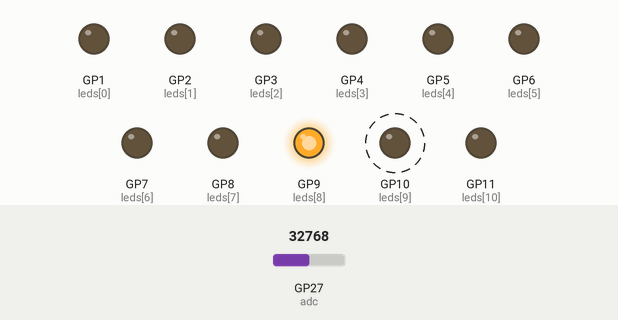
Simulated run of this program. Board: Raspberry Pi Pico running MicroPython. On the bench: output pins drawn as LEDs (lit = HIGH). Dashed ring = blinking. The inputs (shaded band) are chosen by the test bench; at power-on: GP27 (adc) = 32768 (analog values on the 0–65535 scale). What the program prints to the serial console is not drawn.

Above: at 1.25 s.
1.3 s: GP27 (adc) set to 7864
At 2.06 s:
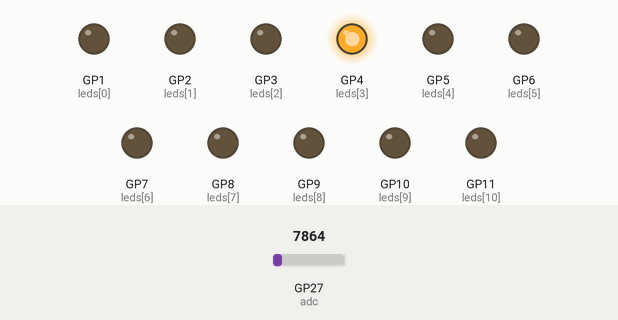
4.8 s: GP27 (adc) set to 0
At 4.88 s:
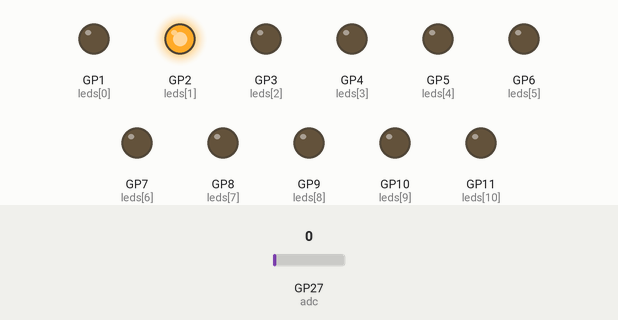
At 5.7 s:
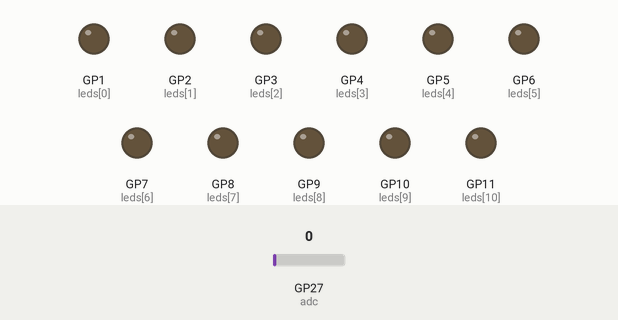
Timing chart, 0 to 5.4 s (numbered marks = the images above; inputs shaded):
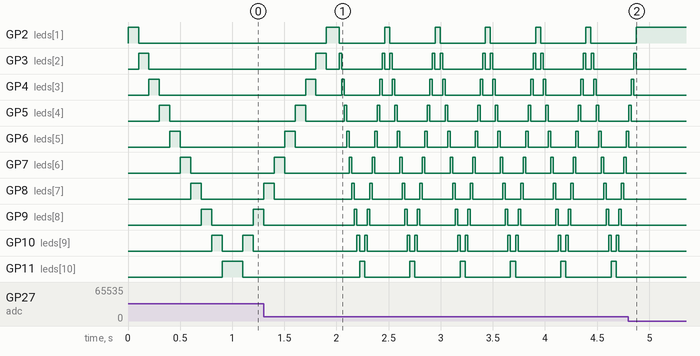

The program:

knightrider4.py
```python
from machine import Pin
import utime

leds = [Pin(i) for i in range(1,12)] #to assign pin number for leds. between 1 and 12

for i in range (1,12): # set pin mode to OUT
    Pin(i,Pin.OUT)

adc = machine.ADC(27) #add a potentiometer on ADC pin
conversion_factor = 200 / (65300)

while True:
    speed = int(adc.read_u16()*conversion_factor)
    for n in range (1,11):
        leds[n].on()
        utime.sleep_ms(speed)
        leds[n].off()
        print(speed)

    for n in reversed(range (1,11)):
        leds[n].on()
        utime.sleep_ms(speed)
        leds[n].off()
        print(speed)
  
```

Measured:
- after the input at 4.8 s, GP2 (leds[1]): goes on until 4.9 s, then stays HIGH; GP3 (leds[2]): goes on until 4.9 s, then stays LOW
- by itself, GP2 (leds[1]): repeats every 0.48 s: LOW 0.43 s, HIGH 0.05 s
- by itself, GP3 (leds[2]): moves between LOW and HIGH, repeating every 0.97 s
- by itself, GP9 (leds[8]): repeats every 0.48 s: HIGH 0.02 s, LOW 0.10 s, HIGH 0.02 s, LOW 0.34 s
- by itself, GP10 (leds[9]): repeats every 0.48 s: LOW 0.05 s, HIGH 0.02 s, LOW 0.39 s, HIGH 0.02 s
- by itself, GP11 (leds[10]): alternates HIGH for 0.05 s and LOW for 0.43 s
